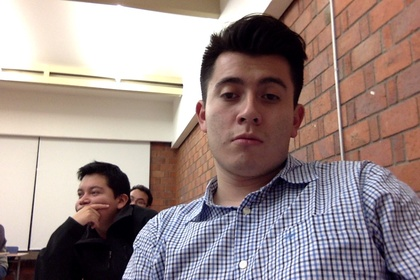
%> input picture Foto.jpg, 420 x 280 px, shrunk from 1080 x 720 before the run
$ octave --eval "result = semitonos('Foto.jpg');"   (GNU Octave 9; MATLAB toolbox functions it lacks are replaced by stand-ins)
%> lines starting %> are read from the running program, lines starting %| are printed output that depends on the picture
function [z] = semitonos(image_name)
%> called with image_name = 'Foto.jpg'
% Idea of semitones took from: http://dasan.sejong.ac.kr/~dihan/ip/P06_chapter6_ENG.pdf
% Rylander's recursive pattering (tones from 0 - 16):
t0 =   [0   0   0   0 ;
        0   0   0   0 ;
        0   0   0   0 ;
        0   0   0   0 ];

t1 =  [255  0   0   0 ;
        0   0   0   0 ;
        0   0  255  0 ;
        0   0   0   0 ];

t2 =  [255  0  255  0 ;
        0   0   0   0 ;
        0   0  255  0 ;
        0   0   0   0 ];

t3 =  [255  0  255  0 ;
        0   0   0   0 ;
       255  0  255  0 ;
        0   0   0   0 ];

t4 =  [255  0  255  0 ;
       255  0   0   0 ;
       255  0  255  0 ;
        0   0   0   0 ];

t5 =  [255  0  255  0 ;
       255  0   0   0 ;
       255  0  255  0 ;
        0   0  255  0 ];

t6 =  [255  0  255  0 ;
       255  0  255  0 ;
       255  0  255  0 ;
        0   0  255  0 ];

t7 =  [255  0  255  0 ;
       255  0  255  0 ;
       255  0  255  0 ;
       255  0  255  0 ];

t8 =  [255 255 255  0 ;
       255  0  255  0 ;
       255  0  255  0 ;
       255  0  255  0 ];

t9 =  [255 255 255  0 ;
       255  0  255  0 ;
       255  0  255 255;
       255  0  255  0 ];

t10 = [255 255 255 255;
       255  0  255  0 ;
       255  0  255 255;
       255  0  255  0 ];

t11 = [255 255 255 255;
       255  0  255  0 ;
       255 255 255 255;
       255  0  255  0 ];

t12 = [255 255 255 255;
       255 255 255  0 ;
       255 255 255 255;
       255  0  255  0 ];

t13 = [255 255 255 255;
       255 255 255  0 ;
       255 255 255 255;
       255  0  255 255];

t14 = [255 255 255 255;
       255 255 255 255;
       255 255 255 255;
       255  0  255 255];

t15 = [255 255 255 255;
       255 255 255 255;
       255 255 255 255;
       255 255 255 255];

  SEM = cat(3, t0, t1, t2, t3, t4, t5, t6, t7, t8, t9, t10, t11, t12, t13, t14, t15)

% Transformamos de RGB a 16 niveles de Grises.
  img = imread(image_name);
%> img is the input picture: size 280x420x3 uint8; mean R, G, B 156.8, 139.3, 136.6
  % Check if is black and white or rgb
  if size(img,3) == 3
    img = rgb2gray(img);
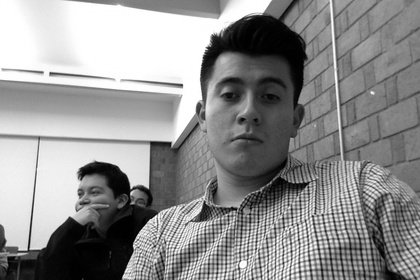
%> img: size 280x420 uint8; min 0, max 255, mean 144.2
  end
  img = round(img/17);
  [h, w] = size(img);
%> h = 280; w = 420
  z = zeros(h * 4, w * 4);

  for i = 1:h
      for j = 1:w
          i_min = 1 + (4 * (i - 1));
          i_max = i_min + 3;
          j_min = 1 + (4 * (j - 1));
          j_max = j_min + 3;

          temp_semitone = img(i,j);
          z(i_min : i_max, j_min : j_max) = SEM(:,:,temp_semitone + 1);
      end
  end
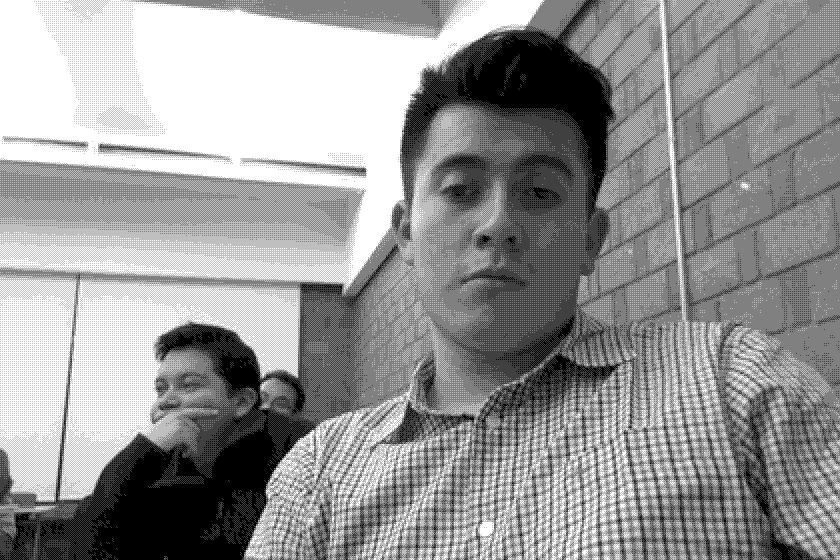
%> z: size 1120x1680 double (shown at 1/2 size); 58.9% white; black in thin lines or dots

end
